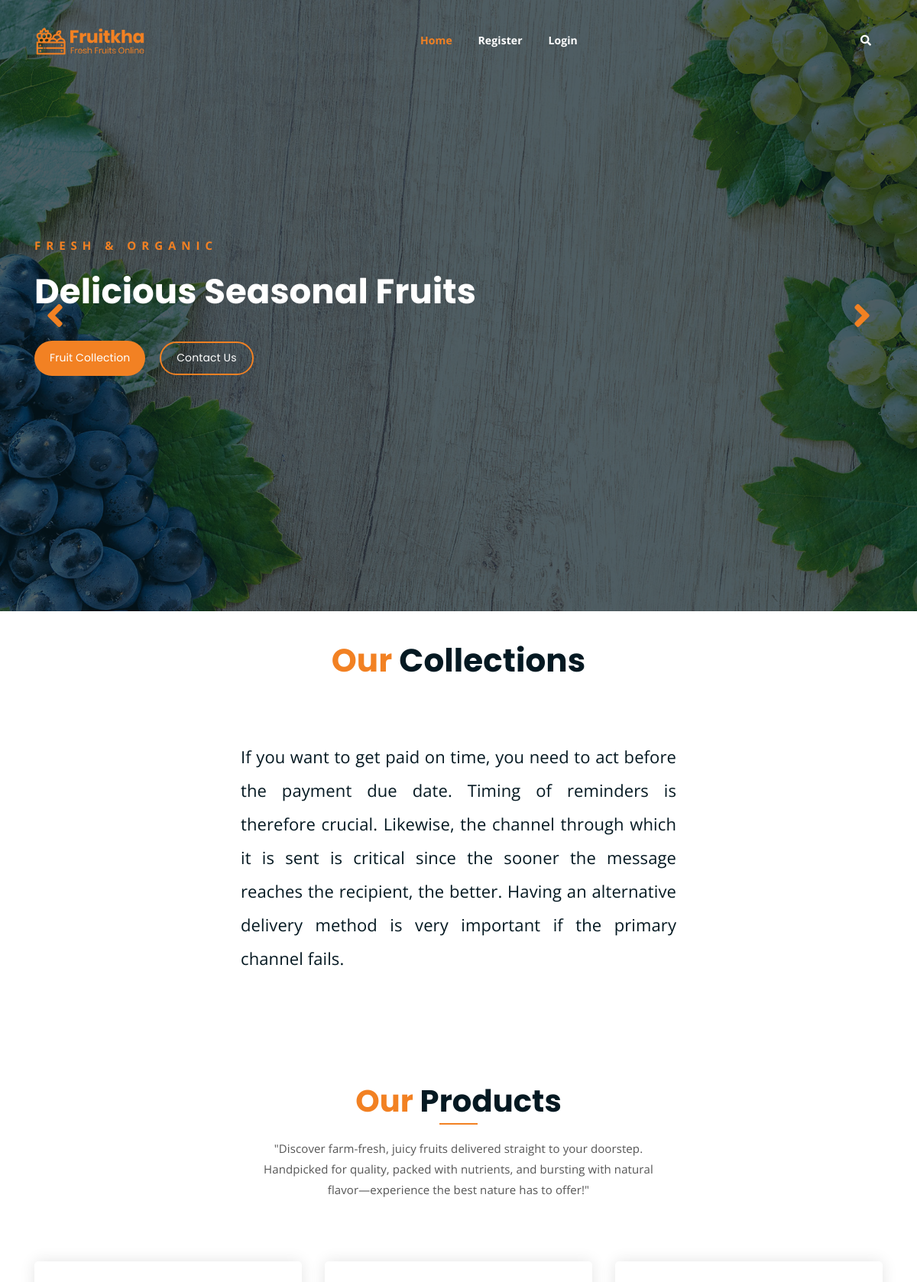
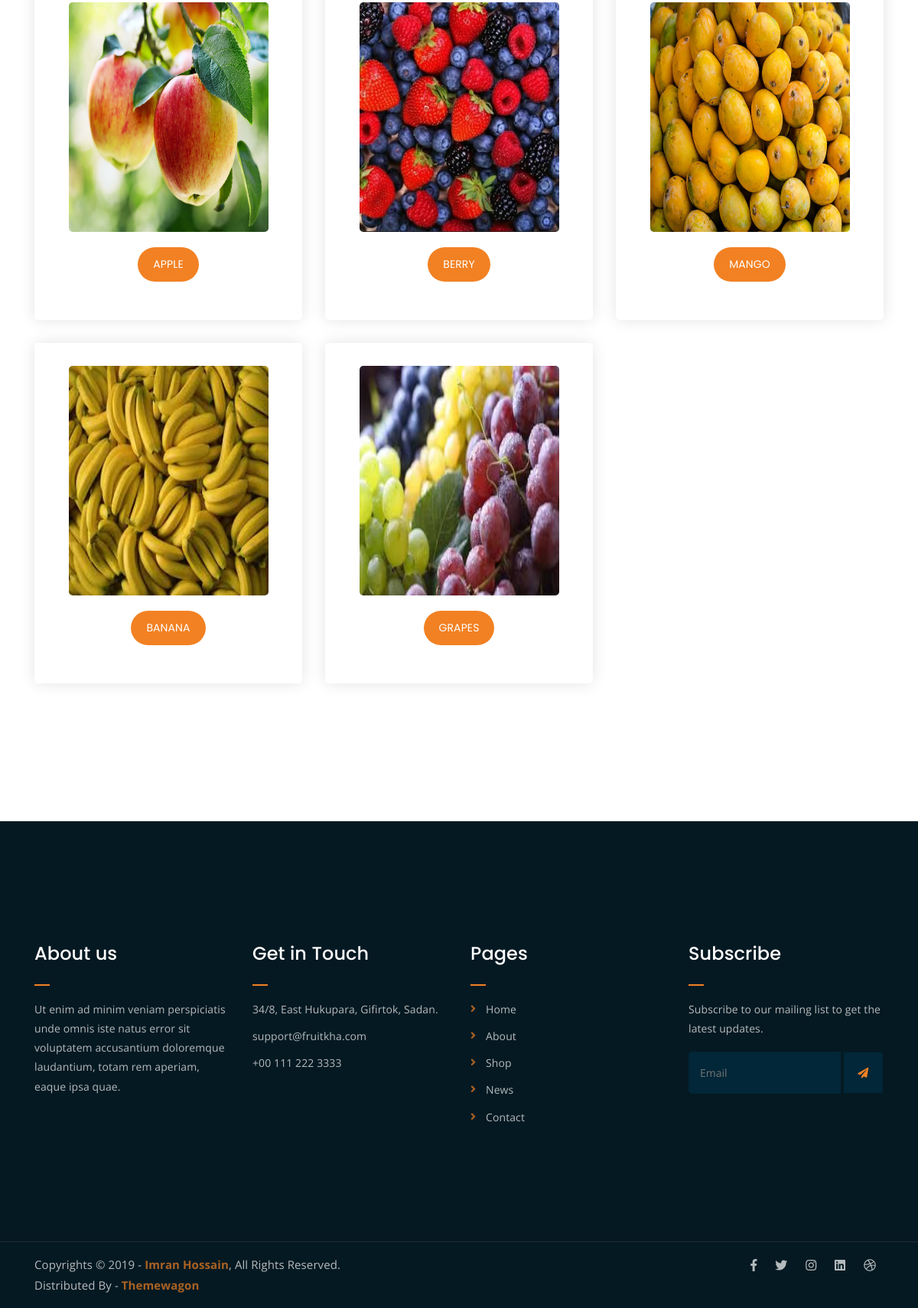
The page / on the database its author committed (2 pictures, top to bottom).
### shop/models.py (models this page shows, shortened)
class Category(models.Model):
    name=models.CharField(max_length=30)
    desc=models.TextField()
    image=models.ImageField(upload_to="categories")

### shop/views.py (the view)
# urls.py: path('',views.catagory,name='catagory'),
def catagory(request):
    c=Category.objects.all()
    context={'cat':c}
    return render(request,'categories.html',context)

### cart/context_processors.py (called while the page is built)
def count_items(request):
    count=0
    if request.user.is_authenticated: # if user is authenticated
        u=request.user
        c=Cart.objects.filter(user=u)
        for i in c:
            count+=i.quantity
    return {'count':count}

### shop/context_processors.py (called while the page is built)
def links(request):
    c=Category.objects.all()
    return {'links':c}

### template/categories.html (shortened to what this page needs)
{% extends 'base.html' %}
{% load static %}
{% block content %}
	<div class="homepage-slider">
		<div class="single-homepage-slider homepage-bg-1">
			<div class="container">
				<div class="row">
					<div class="col-md-12 col-lg-7 offset-lg-1 offset-xl-0">
						<div class="hero-text">
							<div class="hero-text-tablecell">
								<p class="subtitle">Fresh & Organic</p>
								<h1>Delicious Seasonal Fruits</h1>
								<div class="hero-btns">
									<a href="shop.html" class="boxed-btn">Fruit Collection</a>
									<a href="contact.html" class="bordered-btn">Contact Us</a>
								</div>
							</div>
						</div>
					</div>
				</div>
			</div>
		</div>
	</div>
<div class="container w-50 mx-auto m-5">
	<h2 class=" section-title text-center fs-3 fw-bold"><span class="orange-text">Our </span>Collections</h2>
	<p style="text-align:justify;line-height:2;font-size:22px;">If you want to get paid on time, you need to act before the payment due date. Timing of reminders is therefore crucial. Likewise, the channel through which it is sent is critical since the sooner the message reaches the recipient, the better. Having an alternative delivery method is very important if the primary channel fails. </p>
</div>
	<div class="product-section mt-150 mb-150">
		<div class="container">
			<div class="row">
				<div class="col-lg-8 offset-lg-2 text-center">
					<div class="section-title">
						<h3><span class="orange-text">Our</span> Products</h3>
						<p>"Discover farm-fresh, juicy fruits delivered straight to your doorstep. Handpicked for quality, packed with nutrients, and bursting with natural flavor—experience the best nature has to offer!"</p>
					</div>
				</div>
			</div>
			<div class="row">
				{% for i in cat %}
				<div class="col-lg-4 col-md-6 text-center">
					<div class="single-product-item">
						<div class="product-image">
							<a href="#"><img src="{{i.image.url}}" height="300px" width="100%" alt=""></a>
						</div>
						<a href="{% url 'shop:product' i.id %}" class="cart-btn w-3"> {{i.name }}</a>
					</div>
				</div>
				{%  endfor %}
			</div>
		</div>
	</div>
{% endblock %}

### static/assets/css/main.css (style rules this page uses)
html { font-size: 14px; font-weight: 400; line-height: 28px; height: 100%; }
body { font-family: "Open Sans", sans-serif; font-weight: 400; font-size: 1rem; letter-spacing: 0.1px; line-height: 1.8; color: #051922; overflow-x: hidden; }
body img { max-width: 100%; }
a { cursor: pointer; text-decoration: none; -webkit-transition: all 0.2s ease-in-out; -o-transition: all 0.2s ease-in-out; transition: all 0.2s ease-in-out; }
h1, .h1, h2, .h2, h3, .h3, h4, .h4, h5, .h5, h6, .h6 { font-family: "Poppins", sans-serif; font-weight: 700; margin: 0 0 1.25rem 0; color: #051922; }
h1, .h1 { font-size: 4rem; font-weight: 700; line-height: 4rem; }
h2, .h2 { font-size: 3rem; font-weight: 700; line-height: 3.25rem; }
h3, .h3 { font-size: 2rem; font-weight: 700; line-height: 2.25rem; }
p { font-family: "Open Sans", sans-serif; font-weight: 400; font-size: 1rem; letter-spacing: 0.1px; line-height: 1.8; color: #051922; margin: 0 0 1.25rem 0; }
p:last-child { margin: 0; }
.mt-150 { margin-top: 150px; }
.mb-150 { margin-bottom: 150px; }
.orange-text { color: #F28123; }
a.boxed-btn { font-family: 'Poppins', sans-serif; display: inline-block; background-color: #F28123; color: #fff; padding: 10px 20px; }
a.bordered-btn { font-family: 'Poppins', sans-serif; display: inline-block; color: #fff; border: 2px solid #F28123; padding: 7px 20px; }
a.boxed-btn, a.bordered-btn, a.cart-btn { border-radius: 50px; }
.section-title h3 { font-size: 40px; position: relative; padding-bottom: 15px; }
.section-title h3:after { position: absolute; content: ''; left: 0px; right: 0px; bottom: 0px; width: 50px; height: 2px; background-color: #F28123; margin: 0 auto; }
.section-title p { font-size: 15px; width: 530px; margin: 0 auto; color: #555; margin-top: 10px; line-height: 1.8; }
.section-title { margin-bottom: 80px; }
a.boxed-btn { -webkit-transition: 0.3s; -o-transition: 0.3s; transition: 0.3s; }
a.bordered-btn { -webkit-transition: 0.3s; -o-transition: 0.3s; transition: 0.3s; }
.product-image img { -webkit-transition: 0.3s; -o-transition: 0.3s; transition: 0.3s; }
a.cart-btn { -webkit-transition: 0.3s; -o-transition: 0.3s; transition: 0.3s; }
.single-product-item { -webkit-transition: 0.3s; -o-transition: 0.3s; transition: 0.3s; }
.hero-text { display: table; height: 100%; }
.hero-text-tablecell { display: table-cell; }
html, body { height: 100%; }
.hero-text p.subtitle { color: #F28123; font-weight: 700; text-transform: uppercase; letter-spacing: 7px; font-size: 15px; }
.hero-text h1 { font-size: 64px; font-weight: 700; line-height: 1.3; color: #fff; }
.hero-btns { margin-top: 35px; }
.hero-btns a.bordered-btn { margin-left: 15px; }
.homepage-bg-1 { background-image: url(../img/hero-bg.jpg); }
.homepage-slider { height: 100%; }
.homepage-slider div { height: 100%; }
.homepage-slider div.hero-text { display: table; width: 100%; }
.homepage-slider div.hero-text-tablecell { height: auto; vertical-align: middle; display: table-cell; }
.homepage-slider div.hero-text-tablecell div { height: auto; }
.single-homepage-slider { background-size: cover; background-position: center; background-color: #020C0E; position: relative; z-index: 1; }
.single-homepage-slider:after { position: absolute; left: 0; top: 0; width: 100%; height: 100%; background-color: #051922; content: ""; z-index: -1; opacity: 0.7; }
.homepage-slider { position: relative; }
.single-product-item { margin-bottom: 30px; }
.product-image { padding: 30px; padding-bottom: 0; }
.product-image img { width: 90%; border-radius: 5px; margin-bottom: 20px; }
a.cart-btn { font-family: 'Poppins', sans-serif; display: inline-block; background-color: #F28123; color: #fff; padding: 10px 20px; }
.single-product-item { -webkit-box-shadow: 0 0 20px #e4e4e4; box-shadow: 0 0 20px #e4e4e4; padding-bottom: 50px; border-radius: 5px; }

### static/assets/css/responsive.css (style rules this page uses)
@media only screen and (min-width: 992px) and (max-width: 1200px) { .hero-text h1 { font-size: 45px; } }

### rows shown on the page
Category: image (picture), name "APPLE"
Category: image (picture), name "BERRY"
Category: image (picture), name "MANGO"
Category: image (picture), name "BANANA"
Category: image (picture), name "GRAPES"
